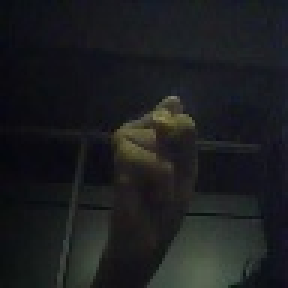
#> input picture nuevo_dataset/close/close_1779495813662.jpg, 96 x 96 px (shown 3 times larger); its folder holds only this picture in this run
$ python etiquetar_nuevo_dataset.py
#> lines starting #> are read from the running program, lines starting #| are printed output that depends on the picture; after the words box and inside, x2 and y2 are one past the last pixel; in counts of white or black regions, pixels touching at a corner belong together
import json
import cv2
import numpy as np
from pathlib import Path
import os

DATASET_DIR = Path(r"C:\Users\vales\.gemini\antigravity\scratch\mano_robotica\nuevo_dataset")
CLASES = ["close", "index", "open"]
MARGIN_FACTOR = 0.15

SKIN_LOWER_1  = np.array([0,  20, 50],  dtype=np.uint8)
SKIN_UPPER_1  = np.array([25, 255, 255], dtype=np.uint8)
SKIN_LOWER_2  = np.array([170, 20, 50],  dtype=np.uint8)
SKIN_UPPER_2  = np.array([180, 255, 255], dtype=np.uint8)
MIN_AREA_PCT  = 0.03

def detectar_mano_piel(imagen_bgr):
    h_img, w_img = imagen_bgr.shape[:2]
    area_img = h_img * w_img
    hsv = cv2.cvtColor(imagen_bgr, cv2.COLOR_BGR2HSV)
    mask1 = cv2.inRange(hsv, SKIN_LOWER_1, SKIN_UPPER_1)
    mask2 = cv2.inRange(hsv, SKIN_LOWER_2, SKIN_UPPER_2)
    mask = cv2.bitwise_or(mask1, mask2)
    kernel = cv2.getStructuringElement(cv2.MORPH_ELLIPSE, (7, 7))
    mask = cv2.morphologyEx(mask, cv2.MORPH_CLOSE, kernel, iterations=2)
    mask = cv2.morphologyEx(mask, cv2.MORPH_OPEN,  kernel, iterations=1)
    contours, _ = cv2.findContours(mask, cv2.RETR_EXTERNAL, cv2.CHAIN_APPROX_SIMPLE)
    if not contours: return None
    validos = [c for c in contours if cv2.contourArea(c) > area_img * MIN_AREA_PCT]
    if not validos: return None
    mayor = max(validos, key=cv2.contourArea)
    x, y, w, h = cv2.boundingRect(mayor)
    mg_x = int(w * MARGIN_FACTOR)
    mg_y = int(h * MARGIN_FACTOR)
    x = max(0, x - mg_x)
    y = max(0, y - mg_y)
    w = min(w_img - x, w + 2 * mg_x)
    h = min(h_img - y, h + 2 * mg_y)
    return (float(x), float(y), float(w), float(h))

def procesar_carpeta(clase):
    carpeta = DATASET_DIR / clase
    if not carpeta.exists():
        return
    label_file = carpeta / "bounding_boxes.labels"
    imagenes = [f for f in carpeta.iterdir() if f.is_file() and f.suffix.lower() in [".jpg", ".jpeg", ".png"]]
    if not imagenes:
        return
    bboxes = {}
    detectadas = 0
    for img_path in imagenes:
        img = cv2.imread(str(img_path))
        if img is None: continue
        h_img, w_img = img.shape[:2]
        bbox = detectar_mano_piel(img)
        if bbox is not None:
            x, y, w, h = bbox
            detectadas += 1
        else:
            x, y, w, h = 0.0, 0.0, float(w_img), float(h_img)
        bboxes[img_path.name] = [{"label": clase, "x": x, "y": y, "width": w, "height": h}]
    output = {"version": 1, "type": "bounding-box-labels", "boundingBoxes": bboxes}
    with open(label_file, "w", encoding="utf-8") as f:
        json.dump(output, f, ensure_ascii=False)
    print(f"Procesado {clase}: {detectadas}/{len(imagenes)} manos detectadas con exito.")

if __name__ == "__main__":
    for c in CLASES:
        procesar_carpeta(c)
#> in procesar_carpeta, img is the input picture: shape (96, 96, 3); mean B, G, R 32, 30, 28.2
#> in detectar_mano_piel, `hsv = cv2.cvtColor(imagen_bgr, cv2.COLOR_BGR2HSV)`: hsv: shape (96, 96, 3); mean H, S, V 98.6, 60, 34.2
#> in detectar_mano_piel, `mask1 = cv2.inRange(hsv, SKIN_LOWER_1, SKIN_UPPER_1)`:
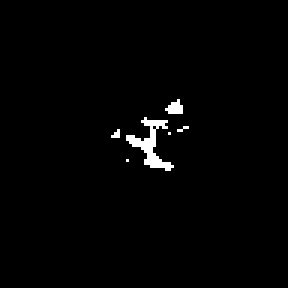
#> mask1: shape (96, 96) (shown 3 times larger); 1.4% white in thin lines or dots, all inside (x1, y1, x2, y2) = (37, 33, 63, 57)
#> in detectar_mano_piel, `mask2 = cv2.inRange(hsv, SKIN_LOWER_2, SKIN_UPPER_2)`: mask2: shape (96, 96); every value is 0
#> in detectar_mano_piel, `mask = cv2.morphologyEx(mask, cv2.MORPH_CLOSE, kernel, iterations=2)`:
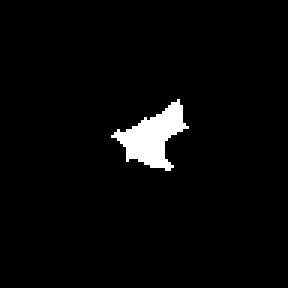
#> mask: shape (96, 96) (shown 3 times larger); 3% white; 1 white region, box (x1, y1, x2, y2) and area: (37, 33, 63, 57) 281
#> in detectar_mano_piel, `mask = cv2.morphologyEx(mask, cv2.MORPH_OPEN,  kernel, iterations=1)`:
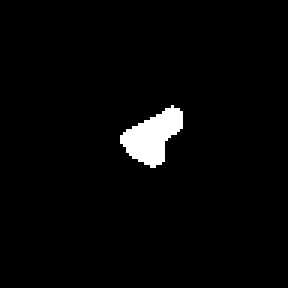
#> mask: shape (96, 96) (shown 3 times larger); 2.6% white; 1 white region
#> in detectar_mano_piel, `contours, _ = cv2.findContours(mask, cv2.RETR_EXTERNAL, cv2.CHAIN_APPR..`: contours = 1 contour; box (x1, y1, x2, y2) and area: (40, 35, 61, 56) 214
#> in detectar_mano_piel, `validos = [c for c in contours if cv2.contourArea(c) > area_img * MIN_..`: validos = []
#> pass 2 of the loop `for c in CLASES:`:
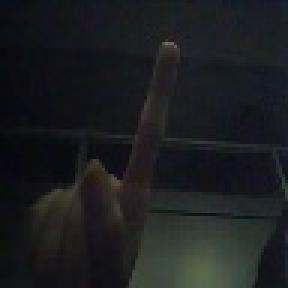
#> input picture nuevo_dataset/index/index_1779495853527.jpg, 96 x 96 px (shown 3 times larger)
#> in procesar_carpeta, img is the input picture: shape (96, 96, 3); mean B, G, R 32.2, 29.9, 28.3
#> hsv: shape (96, 96, 3); mean H, S, V 99.2, 59.5, 34.3
#> in detectar_mano_piel (call 2), `mask1 = cv2.inRange(hsv, SKIN_LOWER_1, SKIN_UPPER_1)`:
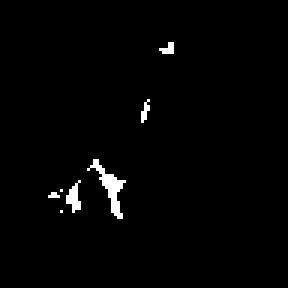
#> mask1: shape (96, 96) (shown 3 times larger); 1.5% white in thin lines or dots, all inside (x1, y1, x2, y2) = (16, 14, 58, 73)
#> mask2: shape (96, 96); 0.04% white in thin lines or dots, all inside (x1, y1, x2, y2) = (34, 16, 59, 64)
#> in detectar_mano_piel (call 2), `mask = cv2.morphologyEx(mask, cv2.MORPH_OPEN,  kernel, iterations=1)`:
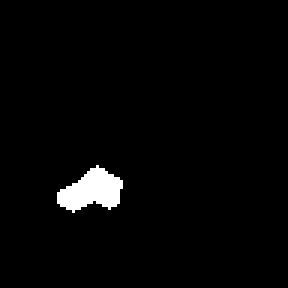
#> mask: shape (96, 96) (shown 3 times larger); 2.3% white; 1 white region
#> contours = 1 contour; box (x1, y1, x2, y2) and area: (19, 55, 41, 71) 184
    print("¡Proceso terminado!")
